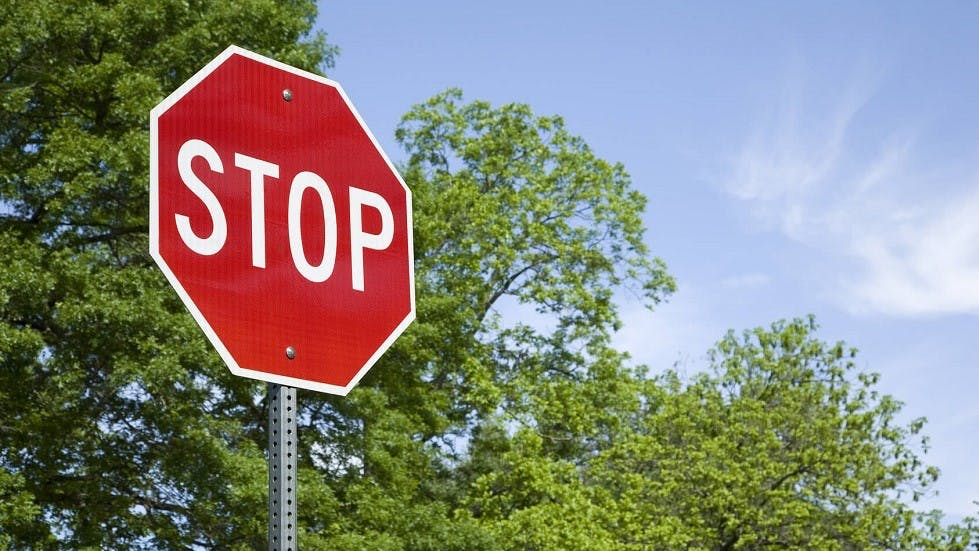
#> input picture creamsicle-vision2/image.jpg, 979 x 551 px, given in place of the camera
$ python scoop.py
#> lines starting #> are read from the running program, lines starting #| are printed output that depends on the picture; after the words box and inside, x2 and y2 are one past the last pixel; in counts of white or black regions, pixels touching at a corner belong together
# This code is sponsored by Aperture Science Consumer Advocate Gabriel Fergesen, who would like to remind you that
# turrets are your friends.

# params that matter:  MaxArea --> Controls Size for Detection Canadates
# lower_red and upper_red: --> Use StoreFront UI to train these... trip out on color values, man and doink with the sliders.
# cap- needs to be set to whatever the index of the camera is... how to fix this will vary.

import cv2
import numpy as np


def nothing(x):
    # any operation
    pass

    # CAUTION, THIS NUMBER MUST BE CHECKED AFTER EVERY BOOT.
cap = cv2.VideoCapture(0)

cv2.namedWindow("Trackbars")
cv2.createTrackbar("L-H", "Trackbars", 0, 255, nothing)
#> slider 'L-H' is set to 51
cv2.createTrackbar("L-S", "Trackbars", 0, 255, nothing)
#> slider 'L-S' is set to 51
cv2.createTrackbar("L-V", "Trackbars", 0, 255, nothing)
#> slider 'L-V' is set to 51
cv2.createTrackbar("U-H", "Trackbars", 255, 255, nothing)
cv2.createTrackbar("U-S", "Trackbars", 255, 255, nothing)
cv2.createTrackbar("U-V", "Trackbars", 255, 255, nothing)

font = cv2.FONT_HERSHEY_COMPLEX

while True:
    _, frame = cap.read()
#> frame is the input picture: shape (551, 979, 3); mean B, G, R 123.1, 133.3, 133.1
    hsv = cv2.cvtColor(frame, cv2.COLOR_BGR2HSV)
#> hsv: shape (551, 979, 3); mean H, S, V 78.1, 113.7, 162

    l_h = cv2.getTrackbarPos("L-H", "Trackbars")
    l_s = cv2.getTrackbarPos("L-S", "Trackbars")
    l_v = cv2.getTrackbarPos("L-V", "Trackbars")
    u_h = cv2.getTrackbarPos("U-H", "Trackbars")
    u_s = cv2.getTrackbarPos("U-S", "Trackbars")
    u_v = cv2.getTrackbarPos("U-V", "Trackbars")

    lower_red = np.array([l_h, l_s, l_v])
    upper_red = np.array([u_h, u_s, u_v])

    mask = cv2.inRange(hsv, lower_red, upper_red)
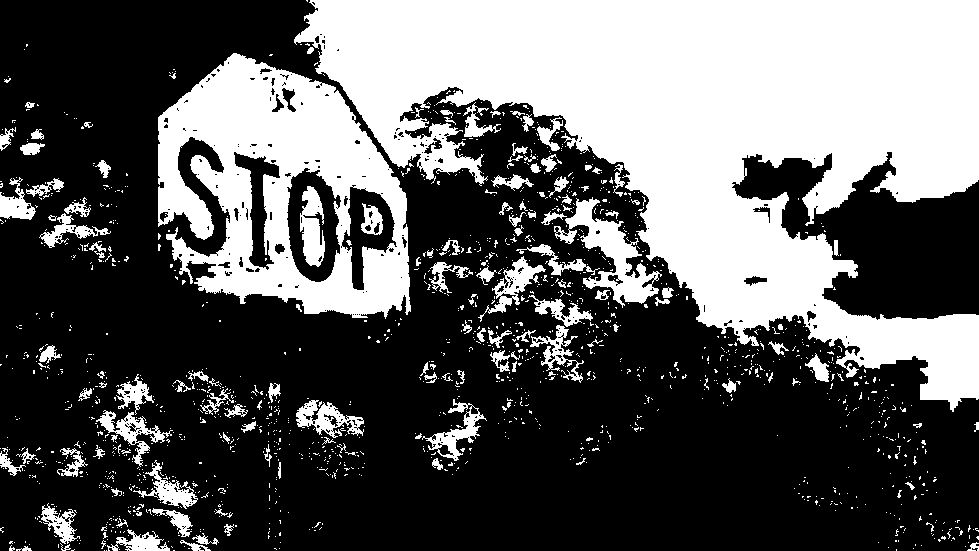
#> mask: shape (551, 979); 37.2% white; 1492 white regions (1356 under 20 px), largest, box (x1, y1, x2, y2) and area: (294, 0, 979, 412) 133739, (158, 53, 411, 319) 36457, (554, 197, 662, 308) 3695
    kernel = np.ones((5, 5), np.uint8)
    mask = cv2.erode(mask, kernel)
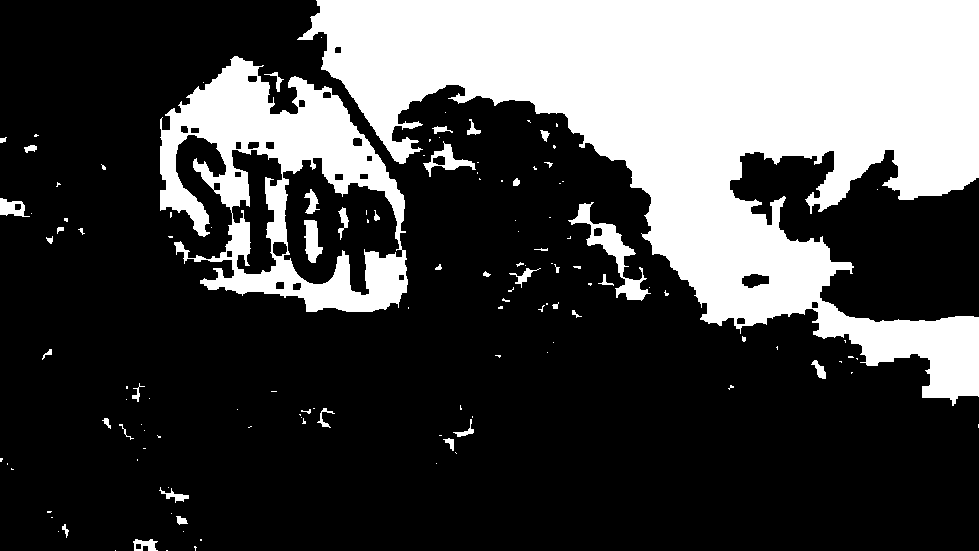
#> mask: shape (551, 979); 29% white; 130 white regions (89 under 20 px)
    # Contours Detection

    # values for Cam Calibrated Goal detection: L-H = 95, L-S = 105, L-V = 000, U-H = 255, U-S = 255, U-V = 255
    contours,  _ = cv2.findContours(mask, cv2.RETR_TREE, cv2.CHAIN_APPROX_SIMPLE)
#> contours = 159 contours, 101 with area under 20; largest, box (x1, y1, x2, y2) and area: (297, 0, 979, 406) 122440, (160, 56, 408, 312) 39785, (282, 157, 403, 296) 10013, (231, 149, 283, 275) 3628, (568, 202, 651, 301) 1616

    for cnt in contours:
        area = cv2.contourArea(cnt)
        approx = cv2.approxPolyDP(cnt, 0.02*cv2.arcLength(cnt, True), True)
        x = approx.ravel() [0]
        y = approx.ravel() [1]

        if area > 400:
            cv2.drawContours(frame, [approx], 0, (0, 0, 0), 5)
            if len(approx) == 3:
                cv2.putText(frame, "triangle", (x, y), font, 1, (22, 100, 100))
            elif len(approx) == 4:
                cv2.putText(frame, "rectangle", (x, y), font, 1, (22, 100, 100))
            elif 10 < len(approx) < 20:
                cv2.putText(frame, "circle", (x, y), font, 1, (22, 100, 100))
#> this loop made 159 passes
#> (area, x, y) on passes 5, 6, 9: (174.5, 133, 541), (34, 135, 544), (25.5, 64, 524)
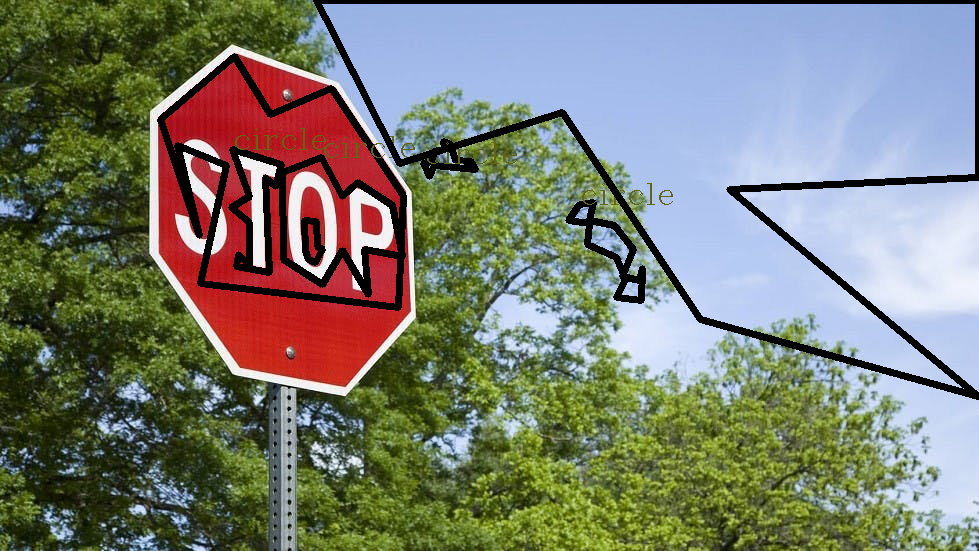
#> frame: shape (551, 979, 3); 5.76% of pixels changed, all inside (x1, y1, x2, y2) = (157, 0, 979, 400)


    cv2.imshow('Frame', frame)
    cv2.imshow("Mask", mask)
    cv2.imshow("Kernel", kernel)

    key = cv2.waitKey(1)
#> (key Esc is pressed here)
    if key == 27:
        break

cap.release()
cv2.destroyAllWindows()

$ run again, on creamsicle-vision2/calibrate-crust.jpg
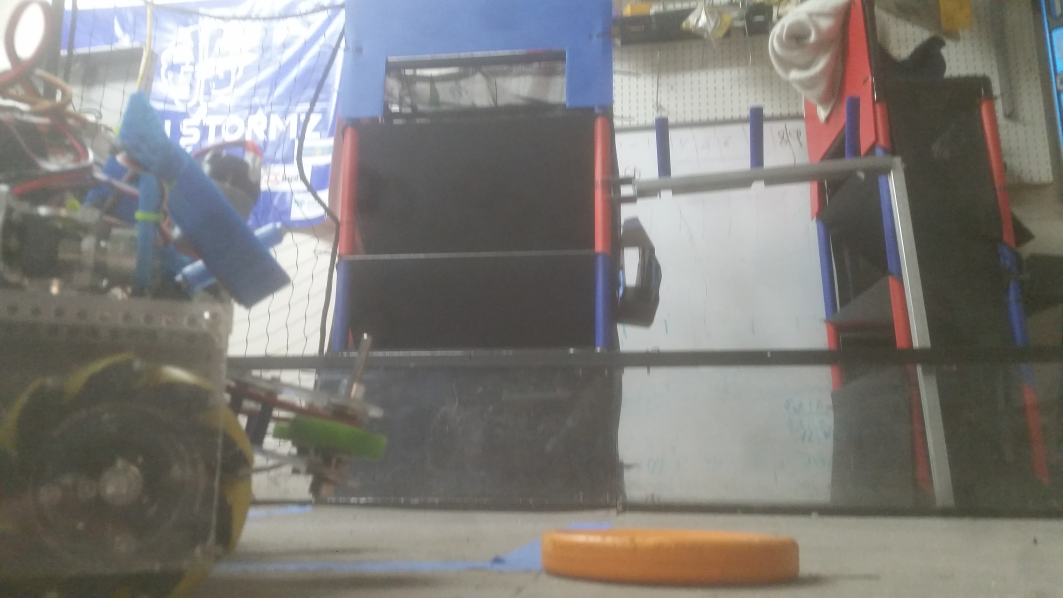
#> input picture creamsicle-vision2/calibrate-crust.jpg, 5312 x 2988 px, given in place of the camera (shown at 1/5 size)
#> frame is the input picture: shape (2988, 5312, 3); mean B, G, R 121.3, 124.8, 127.1
#> hsv: shape (2988, 5312, 3); mean H, S, V 45.8, 34.6, 133.2
#> `mask = cv2.erode(mask, kernel)`:
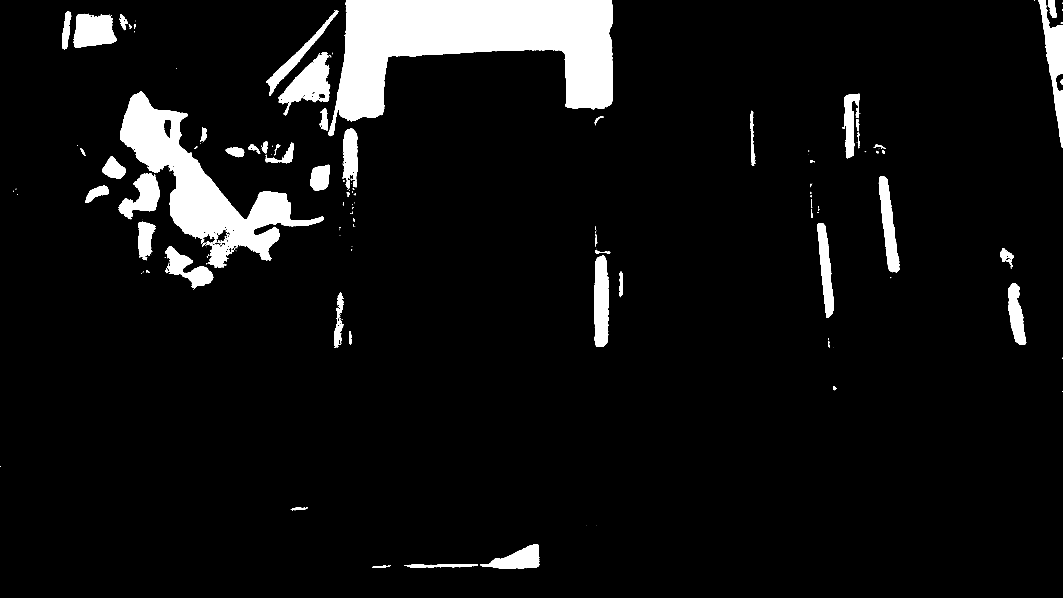
#> mask: shape (2988, 5312) (shown at 1/5 size); 6.9% white; 179 white regions (101 under 20 px)
#> contours = 236 contours, 111 with area under 20; largest, box (x1, y1, x2, y2) and area: (1643, 0, 3065, 681) 485844, (600, 458, 1619, 1338) 241930, (1393, 260, 1651, 576) 35474, (5193, 0, 5312, 739) 30516, (2973, 1277, 3045, 1734) 27883
#> the loop `for cnt in contours:` made 236 passes
#> (area, x, y) on passes 8, 11, 15: (34, 1483, 2540), (175, 4167, 1932), (86.5, 4143, 1706)
#> after the loop `for cnt in contours:`:
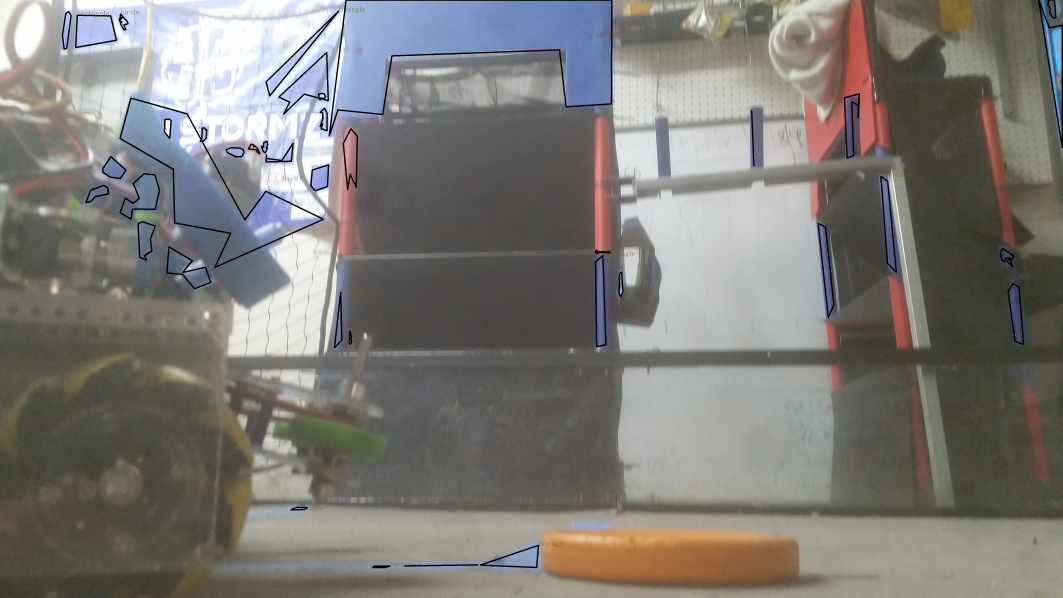
#> frame: shape (2988, 5312, 3) (shown at 1/5 size); mean B, G, R 119.4, 123.2, 125.6
